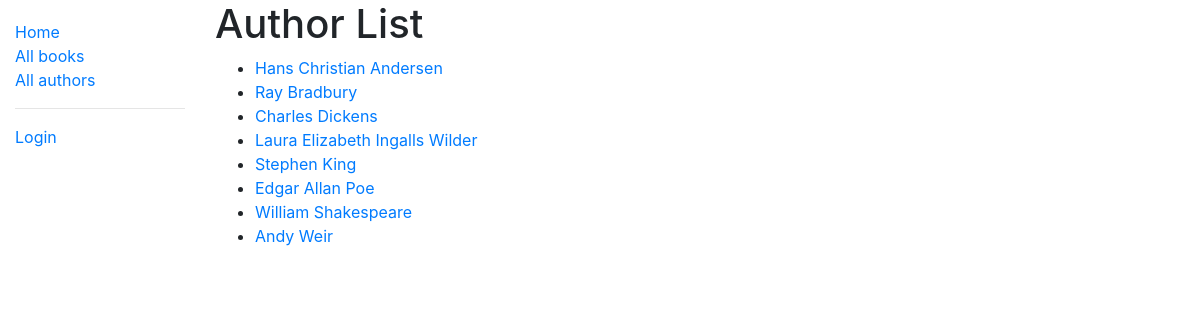
Screenshot of /catalog/authors/ with the database file from the repository.
### catalog/models.py (models this page shows, shortened)
class Author(models.Model):
    first_name = models.CharField(max_length=100)
    last_name = models.CharField(max_length=100)
    date_of_birth = models.DateField(null=True, blank=True)
    date_of_death = models.DateField('died', null=True, blank=True)
    class Meta:
        ordering = ['last_name', 'first_name']
    def get_absolute_url(self):
        return reverse('author-detail', args=[str(self.id)])

### catalog/views.py (the view)
class AuthorListView(generic.ListView):
    model = Author
    paginate_by = 10

### catalog/templates/catalog/author_list.html
{% extends "base_generic.html" %}
{% block content %}
  <h1>Author List</h1>
  {% if author_list %}
  <ul>
    {% for author in author_list %}
      <li>
        <a href="{{ author.get_absolute_url }}">{{ author.first_name }} {{ author.last_name}}</a>
      </li>
    {% endfor %}
  </ul>
  {% else %}
    <p>We have no books by that author in the library.</p>
  {% endif %}
{% endblock %}

### rows the page displays
Author: first_name "Hans Christian", last_name "Andersen"
Author: first_name "Ray", last_name "Bradbury"
Author: first_name "Charles", last_name "Dickens"
Author: first_name "Laura Elizabeth", last_name "Ingalls Wilder"
Author: first_name "Stephen", last_name "King"
Author: first_name "Edgar Allan", last_name "Poe"
Author: first_name "William", last_name "Shakespeare"
Author: first_name "Andy", last_name "Weir"
